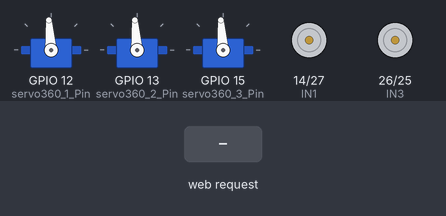
Bench run of a sketch on a simulated ESP32. On the bench: 3 × servo, motor-driver pin pairs drawn as motors (green arrow = first pin HIGH = forward, orange = second pin HIGH = backward, longer = more drive). Inputs (shaded band) come from the test bench. WiFi joins after 1.5 s; servers stay silent unless stated; what the sketch prints to the serial monitor is not drawn.

Above: at 2.8 s.
2.9 s: HTTP request GET /cmd?c=forward received
At 2.91 s:
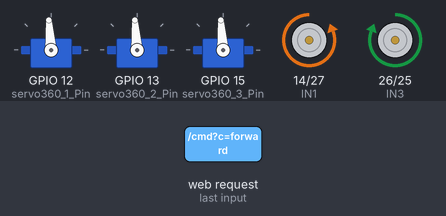
4.4 s: HTTP request GET /cmd?c=back received
At 4.41 s:
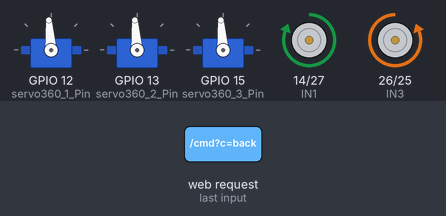
5.9 s: HTTP request GET /cmd?c=left received
At 5.91 s:
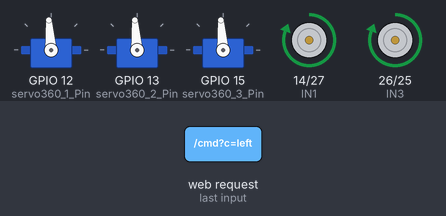
7.4 s: HTTP request GET /cmd?c=right received
At 7.41 s:
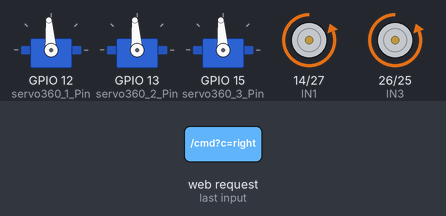
Timing chart, 0 to 9.9 s (numbered marks = the images above; inputs shaded):
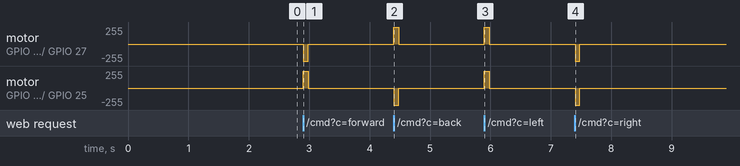

Measured:
- after the input at 2.9 s, motor on GPIO 14 (IN1) / GPIO 27 (IN2): stopped → backward 255/255 at once, → stopped 0.08 s later; motor on GPIO 26 (IN3) / GPIO 25 (IN4): stopped → forward 255/255 at once, → stopped 0.08 s later
- after the input at 4.4 s, motor on GPIO 14 (IN1) / GPIO 27 (IN2): stopped → forward 255/255 at once, → stopped 0.08 s later; motor on GPIO 26 (IN3) / GPIO 25 (IN4): stopped → backward 255/255 at once, → stopped 0.08 s later
- after the input at 5.9 s, motor on GPIO 14 (IN1) / GPIO 27 (IN2), motor on GPIO 26 (IN3) / GPIO 25 (IN4): stopped → forward 255/255 at once, → stopped 0.08 s later
- after the input at 7.4 s, motor on GPIO 14 (IN1) / GPIO 27 (IN2), motor on GPIO 26 (IN3) / GPIO 25 (IN4): stopped → backward 255/255 at once, → stopped 0.08 s later

The sketch:

wifinewpulley.ino
```cpp
#include <WiFi.h>
#include <WebServer.h>
#include <ESP32Servo.h>

// ================= WIFI CONFIG =================
const char* WIFI_SSID     = "Ayes Chinmay 1";
const char* WIFI_PASSWORD = "ayeschinmay";

WebServer server(80);

// ================= MOTOR PINS =================
int IN1 = 14;
int IN2 = 27;
int IN3 = 26;
int IN4 = 25;

// ================= SERVO PINS =================
Servo servo360_1;
Servo servo360_2;
Servo servo360_3;

int servo360_1_Pin = 12;
int servo360_2_Pin = 13;
int servo360_3_Pin = 15;

// ================= SERVO SPEEDS =================
int S1_LEFT_FAST  = 60;
int S1_RIGHT_FAST = 130;

int S_STOP  = 94;

int S2_LEFT_FAST  = 70;   // Pulley UP
int S2_RIGHT_FAST = 120;  // Pulley DOWN

int S3_LEFT_SLOW  = 88;   // Base
int S3_RIGHT_SLOW = 104;

// Servo auto-stop timers
unsigned long s1_stopTime = 0;
unsigned long s2_stopTime = 0;
unsigned long s3_stopTime = 0;

// MOTOR burst timer
unsigned long motorBurstEnd = 0;

// ================= SERVO STOP HELPERS =================
void stop360_1() { servo360_1.write(S_STOP); }
void stop360_2() { servo360_2.write(S_STOP); }
void stop360_3() { servo360_3.write(S_STOP); }

// ================= MOTOR STOP =================
void stopMotors() {
  digitalWrite(IN1, LOW);
  digitalWrite(IN2, LOW);
  digitalWrite(IN3, LOW);
  digitalWrite(IN4, LOW);
}

// ================= NON-BLOCKING BURST MOVEMENT =================
void startBurstForward() {
  Serial.println("FORWARD BURST");
  digitalWrite(IN1, HIGH);
  digitalWrite(IN2, LOW);
  digitalWrite(IN3, HIGH);
  digitalWrite(IN4, LOW);
  motorBurstEnd = millis() + 80;
}

void startBurstBackward() {
  Serial.println("BACKWARD BURST");
  digitalWrite(IN1, LOW);
  digitalWrite(IN2, HIGH);
  digitalWrite(IN3, LOW);
  digitalWrite(IN4, HIGH);
  motorBurstEnd = millis() + 80;
}

void startBurstLeft() {
  Serial.println("LEFT BURST");
  digitalWrite(IN1, LOW);
  digitalWrite(IN2, HIGH);
  digitalWrite(IN3, HIGH);
  digitalWrite(IN4, LOW);
  motorBurstEnd = millis() + 80;
}

void startBurstRight() {
  Serial.println("RIGHT BURST");
  digitalWrite(IN1, HIGH);
  digitalWrite(IN2, LOW);
  digitalWrite(IN3, LOW);
  digitalWrite(IN4, HIGH);
  motorBurstEnd = millis() + 80;
}

// ================= WEB UI =================
const char MAIN_PAGE[] PROGMEM = R"====(
<!DOCTYPE html>
<html>
<head>
<title>Smart-Bloom Rover</title>
<style>
body { font-family: Arial; text-align:center; margin-top:20px; }
button { width:160px; height:55px; margin:10px; font-size:18px; }
</style>
</head>
<body>

<h1>ESP32 WiFi Rover</h1>

<button onclick="send('forward')">FORWARD</button><br>

<button onclick="send('left')">LEFT</button>
<button onclick="send('stop')">Stop</button>
<button onclick="send('right')">RIGHT</button><br>

<button onclick="send('back')">BACK</button>

<h2> Base (Slow)</h2>
<button onclick="send('s3_left')">RIGHT</button>
<button onclick="send('s3_right')">LEFT</button>

<h2> Pulley (Fast)</h2>
<button onclick="send('s2_right')">DOWN</button>
<button onclick="send('s2_left')">UP</button>

<h2> Pollinator (Full Speed)</h2>
<button onclick="send('s1_left')">BACKWARD</button>
<button onclick="send('s1_right')">FORWARD</button>


<script>
function send(cmd){ fetch("/cmd?c="+cmd); }
</script>

</body>
</html>
)====";

// ================= COMMAND HANDLER =================
void handleCommand() {

  if (!server.hasArg("c")) return;
  String cmd = server.arg("c");

  Serial.println(cmd);

  // -------- MOTOR MAPPINGS (UNCHANGED) --------
  if (cmd == "forward") startBurstLeft();     // UI mapping same
  else if (cmd == "back") startBurstRight();  // mapping same
  else if (cmd == "left") startBurstForward();// mapping same
  else if (cmd == "right") startBurstBackward();// mapping same
  else if (cmd == "stop") stopMotors();

  // -------- SERVO 1 --------
  else if (cmd == "s1_left") {
    servo360_1.write(S1_LEFT_FAST);
    s1_stopTime = millis() + 300;
  }
  else if (cmd == "s1_right") {
    servo360_1.write(S1_RIGHT_FAST);
    s1_stopTime = millis() + 300;
  }

  // -------- SERVO 2 --------
  else if (cmd == "s2_left") {
    servo360_2.write(S2_LEFT_FAST);
    s2_stopTime = millis() + 300;
  }
  else if (cmd == "s2_right") {
    servo360_2.write(S2_RIGHT_FAST);
    s2_stopTime = millis() + 300;
  }

  // -------- SERVO 3 --------
  else if (cmd == "s3_left") {
    servo360_3.write(S3_LEFT_SLOW);
    s3_stopTime = millis() + 300;
  }
  else if (cmd == "s3_right") {
    servo360_3.write(S3_RIGHT_SLOW);
    s3_stopTime = millis() + 300;
  }

  server.send(200, "text/plain", "OK");
}

// ================= SETUP =================
void setup() {
  Serial.begin(115200);

  pinMode(IN1, OUTPUT);
  pinMode(IN2, OUTPUT);
  pinMode(IN3, OUTPUT);
  pinMode(IN4, OUTPUT);

  ESP32PWM::allocateTimer(0);
  ESP32PWM::allocateTimer(1);
  ESP32PWM::allocateTimer(2);
  ESP32PWM::allocateTimer(3);

  servo360_1.attach(servo360_1_Pin, 500, 2400);
  servo360_2.attach(servo360_2_Pin, 500, 2400);
  servo360_3.attach(servo360_3_Pin, 500, 2400);

  stopMotors();
  stop360_1();
  stop360_2();
  stop360_3();

  Serial.println("Connecting WiFi...");
  WiFi.begin(WIFI_SSID, WIFI_PASSWORD);
  while (WiFi.status() != WL_CONNECTED) {
    delay(200);
    Serial.print(".");
  }

  Serial.println("\nConnected!");
  Serial.println(WiFi.localIP());

  server.on("/", HTTP_GET, []() {
    server.send_P(200, "text/html", MAIN_PAGE);
  });

  server.on("/cmd", HTTP_GET, handleCommand);

  server.begin();
}

// ================= LOOP =================
void loop() {

  server.handleClient();

  unsigned long now = millis();

  // ---- Auto-stop motor burst ----
  if (motorBurstEnd && now > motorBurstEnd) {
    stopMotors();
    motorBurstEnd = 0;
  }

  // ---- Auto-stop servos ----
  if (s1_stopTime && now > s1_stopTime) { stop360_1(); s1_stopTime = 0; }
  if (s2_stopTime && now > s2_stopTime) { stop360_2(); s2_stopTime = 0; }
  if (s3_stopTime && now > s3_stopTime) { stop360_3(); s3_stopTime = 0; }
}
```
